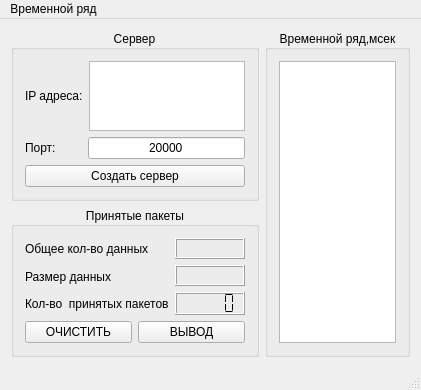
<?xml version="1.0" encoding="UTF-8"?>
<ui version="4.0">
 <class>MainWindow</class>
 <widget class="QMainWindow" name="MainWindow">
  <property name="geometry">
   <rect>
    <x>0</x>
    <y>0</y>
    <width>412</width>
    <height>360</height>
   </rect>
  </property>
  <property name="windowTitle">
   <string>HURST BURST | Tcp Server</string>
  </property>
  <widget class="QWidget" name="centralWidget">
   <layout class="QGridLayout" name="gridLayout_10">
    <item row="0" column="0">
     <widget class="QGroupBox" name="groupBox_Server">
      <property name="title">
       <string>Сервер</string>
      </property>
      <property name="alignment">
       <set>Qt::AlignCenter</set>
      </property>
      <layout class="QGridLayout" name="gridLayout_3">
       <item row="0" column="0">
        <layout class="QGridLayout" name="gridLayout">
         <item row="0" column="0">
          <widget class="QLabel" name="label_3">
           <property name="text">
            <string>IP адреса:</string>
           </property>
          </widget>
         </item>
         <item row="0" column="1">
          <widget class="QPlainTextEdit" name="plainTextEdit_IPAdrr"/>
         </item>
        </layout>
       </item>
       <item row="1" column="0">
        <layout class="QGridLayout" name="gridLayout_2">
         <item row="0" column="0">
          <widget class="QLabel" name="label">
           <property name="text">
            <string>Порт:</string>
           </property>
          </widget>
         </item>
         <item row="0" column="1">
          <widget class="QLineEdit" name="lineEdit_Port">
           <property name="maximumSize">
            <size>
             <width>157</width>
             <height>16777215</height>
            </size>
           </property>
           <property name="text">
            <string>20000</string>
           </property>
           <property name="alignment">
            <set>Qt::AlignCenter</set>
           </property>
          </widget>
         </item>
        </layout>
       </item>
       <item row="2" column="0">
        <widget class="QPushButton" name="pushButton_ServerStart">
         <property name="text">
          <string>Создать сервер</string>
         </property>
         <property name="checkable">
          <bool>true</bool>
         </property>
        </widget>
       </item>
      </layout>
     </widget>
    </item>
    <item row="0" column="1" rowspan="2">
     <widget class="QGroupBox" name="groupBox_TimeRow">
      <property name="enabled">
       <bool>true</bool>
      </property>
      <property name="title">
       <string>Временной ряд,мсек</string>
      </property>
      <property name="alignment">
       <set>Qt::AlignCenter</set>
      </property>
      <layout class="QGridLayout" name="gridLayout_8">
       <item row="0" column="0">
        <widget class="QTextEdit" name="textEdit"/>
       </item>
      </layout>
     </widget>
    </item>
    <item row="1" column="0">
     <widget class="QGroupBox" name="groupBox_TransmittedPacket">
      <property name="title">
       <string>Принятые пакеты</string>
      </property>
      <property name="alignment">
       <set>Qt::AlignCenter</set>
      </property>
      <layout class="QGridLayout" name="gridLayout_9">
       <item row="1" column="0">
        <widget class="QPushButton" name="pushButton_Clear">
         <property name="text">
          <string>ОЧИСТИТЬ</string>
         </property>
        </widget>
       </item>
       <item row="1" column="1">
        <widget class="QPushButton" name="pushButton_Output">
         <property name="text">
          <string>ВЫВОД</string>
         </property>
        </widget>
       </item>
       <item row="0" column="0" colspan="2">
        <layout class="QGridLayout" name="gridLayout_7">
         <item row="0" column="0">
          <layout class="QGridLayout" name="gridLayout_6">
           <item row="0" column="0">
            <widget class="QLabel" name="label_4">
             <property name="text">
              <string>Общее кол-во данных</string>
             </property>
            </widget>
           </item>
           <item row="1" column="0">
            <widget class="QLabel" name="label_6">
             <property name="text">
              <string>Размер данных</string>
             </property>
            </widget>
           </item>
           <item row="2" column="0">
            <widget class="QLabel" name="label_2">
             <property name="text">
              <string>Кол-во  принятых пакетов</string>
             </property>
            </widget>
           </item>
          </layout>
         </item>
         <item row="0" column="1">
          <layout class="QGridLayout" name="gridLayout_5">
           <item row="0" column="0">
            <widget class="QLabel" name="label_CountOfPacket">
             <property name="minimumSize">
              <size>
               <width>70</width>
               <height>21</height>
              </size>
             </property>
             <property name="maximumSize">
              <size>
               <width>16777215</width>
               <height>21</height>
              </size>
             </property>
             <property name="frameShape">
              <enum>QFrame::Box</enum>
             </property>
             <property name="frameShadow">
              <enum>QFrame::Raised</enum>
             </property>
             <property name="text">
              <string/>
             </property>
             <property name="alignment">
              <set>Qt::AlignCenter</set>
             </property>
            </widget>
           </item>
           <item row="1" column="0">
            <widget class="QLabel" name="label_sizeOfPacket">
             <property name="minimumSize">
              <size>
               <width>70</width>
               <height>21</height>
              </size>
             </property>
             <property name="maximumSize">
              <size>
               <width>16777215</width>
               <height>21</height>
              </size>
             </property>
             <property name="frameShape">
              <enum>QFrame::Box</enum>
             </property>
             <property name="frameShadow">
              <enum>QFrame::Raised</enum>
             </property>
             <property name="text">
              <string/>
             </property>
             <property name="alignment">
              <set>Qt::AlignCenter</set>
             </property>
            </widget>
           </item>
           <item row="2" column="0">
            <widget class="QLCDNumber" name="lcdNumber">
             <property name="layoutDirection">
              <enum>Qt::LeftToRight</enum>
             </property>
             <property name="frameShadow">
              <enum>QFrame::Raised</enum>
             </property>
             <property name="segmentStyle">
              <enum>QLCDNumber::Flat</enum>
             </property>
            </widget>
           </item>
          </layout>
         </item>
        </layout>
       </item>
      </layout>
     </widget>
    </item>
   </layout>
  </widget>
  <widget class="QMenuBar" name="menuBar">
   <property name="geometry">
    <rect>
     <x>0</x>
     <y>0</y>
     <width>412</width>
     <height>18</height>
    </rect>
   </property>
   <widget class="QMenu" name="menuAfqk">
    <property name="title">
     <string>Временной ряд</string>
    </property>
    <addaction name="action_TimeServer"/>
   </widget>
   <addaction name="menuAfqk"/>
  </widget>
  <widget class="QStatusBar" name="statusBar"/>
  <action name="action_TimeServer">
   <property name="text">
    <string>Сохранить</string>
   </property>
  </action>
 </widget>
 <layoutdefault spacing="6" margin="11"/>
 <resources/>
 <connections/>
</ui>
